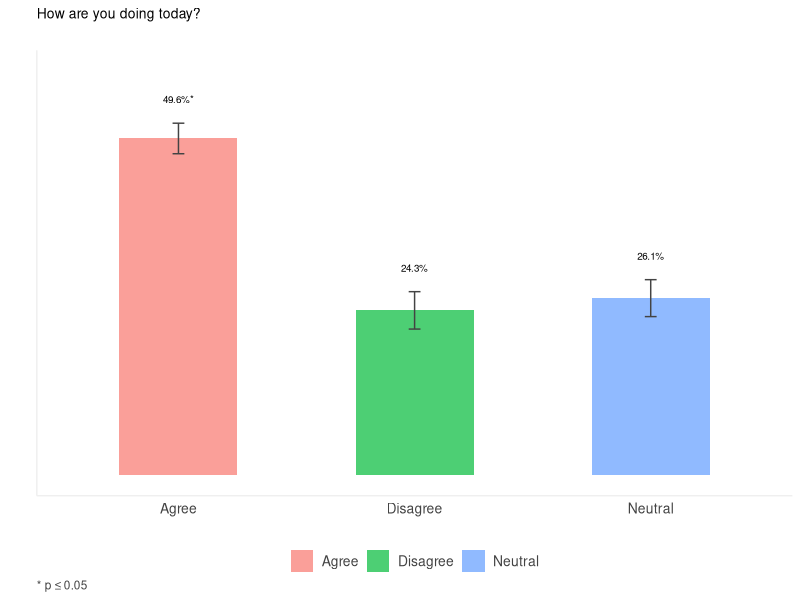
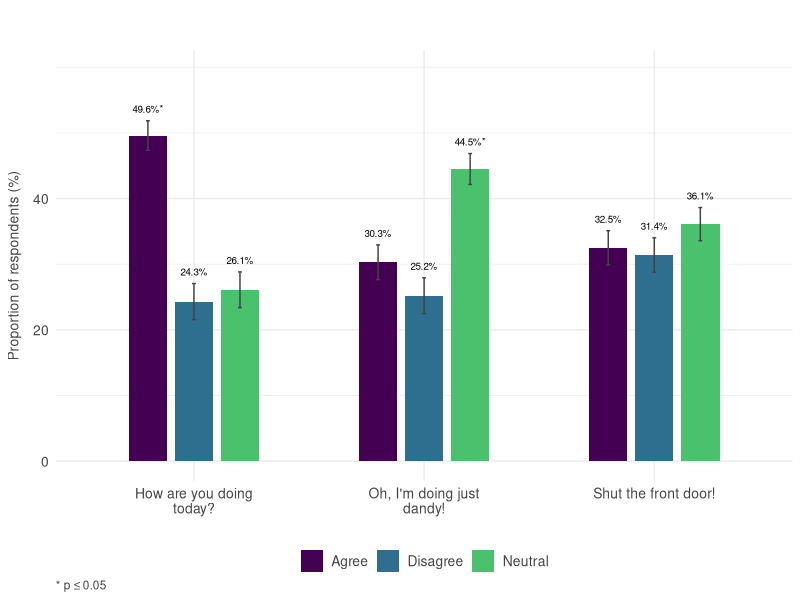
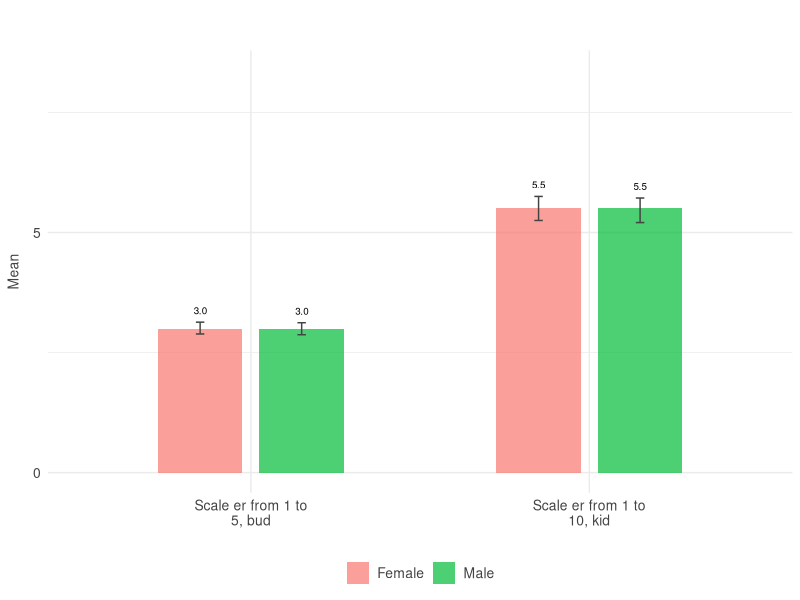
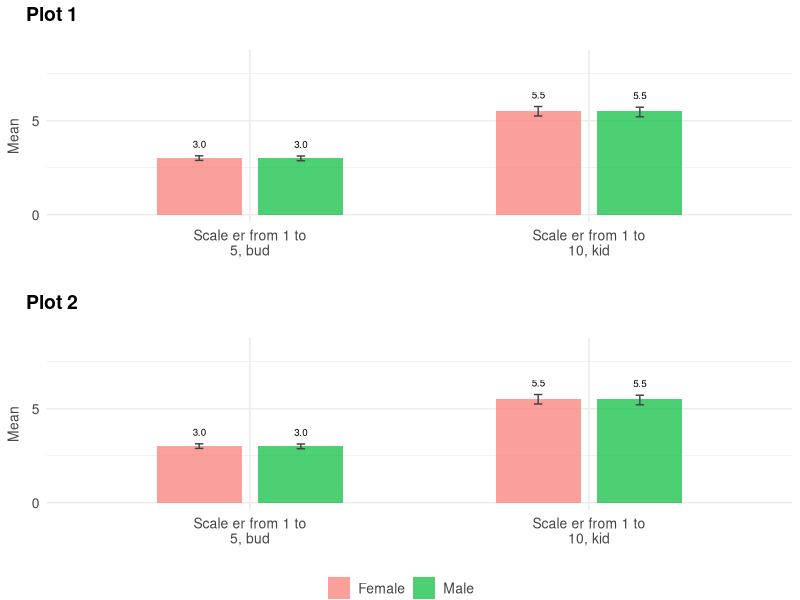

Source code (R) for these figures, in order:
## ---- chunk 1
# Import dependencies
library(dplyr)
library(ggplot2)
library(ggpubr)
library(ggtext)
library(stringr)
library(tidyr)
library(viridis)
## ---- chunk 2
# This function renders a bar plot...with many options
render_barplot <- function(
  items, 
  plot_width = NULL,
  plot_height = NULL,
  plot_font_face = "Roboto",
  plot_title = "",
  plot_title_font_size = 10,
  legend_position = c("top", "right", "bottom", "left", "none")[3],
  legend_font_size = 10,
  bar_transparency = 0.7,
  color_palette = viridis(15),
  show_grid_lines = TRUE,
  show_axis_lines = FALSE,
  show_x_axis = FALSE,
  show_y_axis = FALSE,
  x_axis_label = "",
  y_axis_label = "",
  y_axis_breaks = 5,
  axis_text_font_size = 10,
  label_font_size = 2.5,
  label_wrap_size = 20,
  label_color = "#434343",
  error_bar_size = 0.05,
  data_label_position = 2.5,
  decimals = 1,
  test = c("chi-square", "lm")[2], 
  alpha_level = 0.05,
  ...
) {
  
  # Get optional arguments
  options <- list(...)
  
  # Check whether optional arguments are set and update arguments based on user selections
  if(is.character(options$item_labels)) names(items) <- options$item_labels
  if(is.numeric(plot_width) & is.numeric(plot_height)) options(repr.plot.width = plot_width, repr.plot.height = plot_height)
  if(isTRUE(show_grid_lines)) show_grid_lines <- element_line() else show_grid_lines <- element_blank()
  if(isTRUE(show_axis_lines)) show_axis_lines <- element_line(color = "#efefef") else show_axis_lines <- element_blank()
  if(isFALSE(show_x_axis)) x_axis_text <- element_blank() else x_axis_text <- element_text(color = label_color, size = axis_text_font_size)
  if(isFALSE(show_y_axis)) y_axis_text <- element_blank() else y_axis_text <- element_text(color = label_color, size = axis_text_font_size)
  if(is.vector(options$grouping_variable %>% unlist)) grouping_variable <- options$grouping_variable
  if(is.numeric(data_label_position)) data_label_position <- data_label_position * -1

  # This function fits an lm model and computes means for a numeric vector that is grouped by another vector
  get_means <- function(response, response_label, predictor, alpha_level = 0.05) {

    # Create tibble
    x <- tibble(response = response, predictor = predictor)

    # Create empty tibble
    df <- tibble()

    # Iterate unique predictor values
    for(level in unique(x$predictor)) {
      
      # Fit model
      model <- lm(response ~ 1, data = x %>% filter(predictor == level))
      
      # Add model stats and CIs
      df <- bind_rows(
        df,
        tibble(
            level = level,
            mean = round(model$coefficients %>% as.vector, decimals),
            sd = sd(response),
            ci_lower = confint(model)[1,1],
            ci_upper = confint(model)[1,2]
        )
      )
      
    }
    
    # Add vectors
    df <- df %>%
      mutate(
        item = !! response_label,
        stat_sig = ""
      ) %>%
      relocate(item, .before = level)

    # Fit model and get p
    model <- lm(response ~ predictor, data = x)
    p <- summary(model)$coefficients[2,4]
    
    # If stat sig
    if(p <= alpha_level) df$stat_sig[1] <- "*"

    return(df)
    
}

  # This function runs a chi-square goodness of fit test and computes props for a nominal vector
  get_props <- function(x, label, alpha_level = 0.05) {
    
    # Run Chi-square goodness of fit test
    test <- chisq.test(
      x = x %>%
        table %>% 
        unname
    )
    
    # Compute props
    props <- x %>% 
      table %>%
      prop.table %>%
      as_tibble %>%
      rename(level = ".", prop = n) %>%
      mutate(
        item = label,
        n = x %>%
          table %>%
          unname,
        error = sqrt((prop * (1 - prop)) / n) * 100,
        prop = round(prop * 100, decimals),
        ci_lower = prop - error,
        ci_upper = prop + error,
        stat_sig = ""
      ) %>%
      relocate(item, .before = level) %>%
      rename(mean = prop)
    
    # If stat sig
    if(test$p.value <= alpha_level) {
      
      # Identify prop with largest residual
      largest_residual <- which(abs(test$residuals) == max(abs(test$residuals)))
      
      # Add asterisk to stat_sig vector row with largest residual
      props$stat_sig[largest_residual] <- "*"
      
    }
    
    return(props)
    
  }

  # Wrap vector names if too long
  names(items) <- str_wrap(
    string = names(items),
    width = label_wrap_size
  )

  # Pivot all nominal vectors long, then run each vector through the get_props function
  if(test == "chi-square") {
    df <- items %>%
      pivot_longer(cols = all_of(names(items))) %>%
      #group_by(name) %>%
      #dplyr::summarize(get_props(value, unique(name), alpha_level = alpha_level), .groups = "keep") %>%
      #ungroup() %>%
      reframe(get_props(value, unique(name), alpha_level = alpha_level), .by = name) %>%
      mutate(
        item = factor(
          x = item,
          levels = all_of(names(items))
        )
      )
  } else if(test == "lm") {
    names(grouping_variable) <- "grouping_variable"
    
    df <- bind_cols(items, grouping_variable) %>%
      pivot_longer(cols = all_of(names(items))) %>%
      #group_by(name) %>%
      #dplyr::summarize(get_means(value, grouping_variable, alpha_level = alpha_level), .groups = "keep") %>%
      #ungroup() %>%
      reframe(get_means(value, unique(name), grouping_variable, alpha_level = alpha_level), .groups = "keep", .by = name) %>%
      mutate(
        item = factor(
          x = item,
          levels = all_of(names(items))
        )
      )
  }

  if(is.character(options$item_options)) {
    df <- df %>%
      mutate(
        level = factor(
          x = level,
          levels = names(options$item_options),
          labels = options$item_options
        )
      )
  }
  
  if(is.vector(options$grouping_variable_options)) {
    df <- df %>%
      mutate(
        level = factor(
          x = level,
          levels = names(options$grouping_variable_options),
          labels = options$grouping_variable_options
        )
      )
  }
  
  # Tweak plot based on number of items passed into function
  if(ncol(items) > 1) {

    # Compute unique levels in df
    unique_levels <- length(unique(df$level))
    
    # Select the number of colors needed
    fill_colors <- color_palette[
      seq(
        from = 1, 
        to = length(color_palette), 
        by = floor(length(color_palette) / unique_levels)
      )[1:unique_levels]
    ]
    
    # Set mapping content
    mapping_content <- aes(
      x = item, 
      y = mean, 
      fill = level,
      label = paste0(
        format(
          x = mean, 
          nsmall = decimals
        ), 
        if_else(
          condition = test == "chi-square",
          true = "%",
          false = ""
        ), 
        stat_sig
      )
    )
      
  } else {
    
    # Select the number of colors needed
    fill_colors <- color_palette[
      seq(
        from = 1, 
        to = length(color_palette), 
        by = floor(length(color_palette) / nrow(df))
      )[1:nrow(df)]
    ]
    
    # Set mapping content
    mapping_content <- aes(
      x = level, 
      y = mean, 
      fill = level,
      label = paste0(
        format(
          x = mean, 
          nsmall = decimals
        ), 
        if_else(
          condition = test == "chi-square",
          true = "%",
          false = ""
        ), 
        stat_sig
      )
    )
    
    # Set plot title
    plot_title <- gsub("\n", " ", df$item[1])
    
  }
  
  # Render bar plot
  ggplot(
    data = df,
    mapping = mapping_content
  ) + 
    geom_bar(
      stat = "identity", 
      width = 0.5, 
      position = position_dodge(width = 0.6), 
      alpha = bar_transparency
    ) +
    geom_text(
      position = position_dodge(width = 0.6),
      aes(
        vjust = data_label_position, 
        y = ci_upper
      ), 
      size = label_font_size
    ) +
    geom_errorbar(
      aes(ymin = ci_lower, ymax = ci_upper),
      color = "#434343",
      width = error_bar_size,
      position = position_dodge(width = 0.6)
    ) + 
    scale_fill_manual(values = fill_colors) +
    scale_y_continuous(
      breaks = seq(from = 0, to = min(100, max(df$mean + 10)), by = y_axis_breaks), 
      limits = c(
        0, 
        ifelse(
          test = test == "lm",
          yes = max(df$mean) + max(df$sd),
          no = min(100, max(df$mean + 10))
        )
      )
    ) +
    labs(
      title = plot_title,
      x = x_axis_label, 
      y = y_axis_label,
      caption = if_else(
        condition = "*" %in% df$stat_sig,
        true = paste0("&#42; p &le; ", format(round(alpha_level, 2), nsmall = 2), options$caption_title),
        false = ""
      )
    ) +
    theme_minimal() +
    theme(
      text = element_text(family = options$plot_font_face),
      plot.title = element_text(size = plot_title_font_size, margin = margin(0, 0, plot_title_font_size * 2, 0)),
      axis.title.x = element_text(color = label_color, margin = margin(0, axis_text_font_size * 1.25, 0)),
      axis.title.y = element_text(size = axis_text_font_size, color = label_color, margin = margin(0, axis_text_font_size * 0.75, 0)),
      axis.text.x = x_axis_text,
      axis.text.y = y_axis_text,
      legend.position = legend_position,
      legend.margin = margin(0, 0, 0, 0),
      legend.title = element_blank(),
      legend.text = element_text(size = legend_font_size, color = label_color),
      plot.caption = element_markdown(size = label_font_size + 6, color = label_color, hjust = 0),
      panel.grid.major = show_grid_lines,
      panel.grid.minor = show_grid_lines,
      axis.line = show_axis_lines
    )
  
} 
## ---- chunk 3
# Create fake data
df <- tibble(
  `How are you doing today?` = sample(
    x = c("Agree", "Disagree", "Neutral"),
    size = 1000,
    replace = TRUE,
    prob = c(0.5, 0.2, 0.3)
  ),
  `Oh, I'm doing just dandy!` = sample(
    x = c("Agree", "Disagree", "Neutral"),
    size = 1000,
    replace = TRUE,
    prob = c(0.3, 0.27, 0.43)
  ),
  `Shut the front door!` = sample(
    x = c("Agree", "Disagree", "Neutral"),
    size = 1000,
    replace = TRUE,
    prob = c(0.32, 0.33, 0.35)
  ),
  Sex = sample(
    x = c(1:2),
    size = 1000,
    replace = TRUE,
    prob = c(0.51, 0.49)
  ),
  `Scale er from 1 to 5, bud` = sample(
    x = 1:5,
    size = 1000,
    replace = TRUE,
    prob = rep(0.2, 5)
  ),
  `Scale er from 1 to 10, kid` = sample(
    x = 1:10,
    size = 1000,
    replace = TRUE,
    prob = rep(0.1, 10)
  )
)
## ---- chunk 4
render_barplot(
  items = df %>% 
    select(`How are you doing today?`),
  plot_width = NULL,
  plot_height = NULL,
  plot_font_face = "Arial",
  plot_title = "",
  plot_title_font_size = 10,
  legend_position = "bottom",
  legend_font_size = 10,
  bar_transparency = 0.7,
  color_palette = c("#f8766d", "#00ba38", "#619cff"),
  show_grid_lines = FALSE,
  show_axis_lines = TRUE,
  show_x_axis = TRUE,
  show_y_axis = FALSE,
  x_axis_label = "",
  y_axis_label = "",
  y_axis_breaks = 5,
  axis_text_font_size = 10,
  label_font_size = 2.5,
  label_wrap_size = 20,
  label_color = "#434343",
  error_bar_size = 0.05,
  data_label_position = 2.5,
  decimals = 1,
  test = "chi-square", 
  alpha_level = 0.05
)
## ---- chunk 5
render_barplot(
  items = df %>% 
    select(
      `How are you doing today?`, 
      `Oh, I'm doing just dandy!`, 
      `Shut the front door!`
    ),
  plot_width = NULL,
  plot_height = NULL,
  plot_font_face = "Arial",
  plot_title = "",
  plot_title_font_size = 10,
  legend_position = "bottom",
  legend_font_size = 10,
  bar_transparency = 1,
  show_grid_lines = TRUE,
  show_axis_lines = FALSE,
  show_x_axis = TRUE,
  show_y_axis = TRUE,
  x_axis_label = "",
  y_axis_label = "Proportion of respondents (%)",
  y_axis_breaks = 20,
  axis_text_font_size = 10,
  label_font_size = 2.5,
  label_wrap_size = 20,
  label_color = "#434343",
  error_bar_size = 0.05,
  data_label_position = 1,
  decimals = 1,
  test = "chi-square", 
  alpha_level = 0.05
)
## ---- chunk 6
render_barplot(
  items = df %>% 
    select(
      `Scale er from 1 to 5, bud`,
      `Scale er from 1 to 10, kid`
    ),
  grouping_variable = df %>%
    select(Sex),
  grouping_variable_options = c(
    "1" = "Female",
    "2" = "Male"
  ),
  plot_width = NULL,
  plot_height = NULL,
  plot_font_face = "Arial",
  plot_title = "",
  plot_title_font_size = 10,
  legend_position = "bottom",
  legend_font_size = 10,
  bar_transparency = 0.7,
  color_palette = c("#f8766d", "#00ba38", "#619cff"),
  show_grid_lines = TRUE,
  show_axis_lines = FALSE,
  show_x_axis = TRUE,
  show_y_axis = TRUE,
  x_axis_label = "",
  y_axis_label = "Mean",
  y_axis_breaks = 5,
  axis_text_font_size = 10,
  label_font_size = 2.5,
  label_wrap_size = 20,
  label_color = "#434343",
  error_bar_size = 0.05,
  data_label_position = 1,
  decimals = 1,
  test = "lm", 
  alpha_level = 0.05
)
## ---- chunk 7
# Render plot and bind to object
plot1 <- render_barplot(
  items = df %>% 
    select(
      `Scale er from 1 to 5, bud`,
      `Scale er from 1 to 10, kid`
    ),
  grouping_variable = df %>%
    select(Sex),
  grouping_variable_options = c(
    "1" = "Female",
    "2" = "Male"
  ),
  plot_width = NULL,
  plot_height = NULL,
  plot_font_face = "Arial",
  plot_title = "",
  plot_title_font_size = 10,
  legend_position = "bottom",
  legend_font_size = 10,
  bar_transparency = 0.7,
  color_palette = c("#f8766d", "#00ba38", "#619cff"),
  show_grid_lines = TRUE,
  show_axis_lines = FALSE,
  show_x_axis = TRUE,
  show_y_axis = TRUE,
  x_axis_label = "",
  y_axis_label = "Mean",
  y_axis_breaks = 5,
  axis_text_font_size = 10,
  label_font_size = 2.5,
  label_wrap_size = 20,
  label_color = "#434343",
  error_bar_size = 0.05,
  data_label_position = 1,
  decimals = 1,
  test = "lm", 
  alpha_level = 0.05
)

# Arrange plots in grid
ggarrange(
  plot1, 
  plot1,
  labels = c("Plot 1", "Plot 2"),
  ncol = 1,
  legend = "bottom",
  common.legend = TRUE
)
